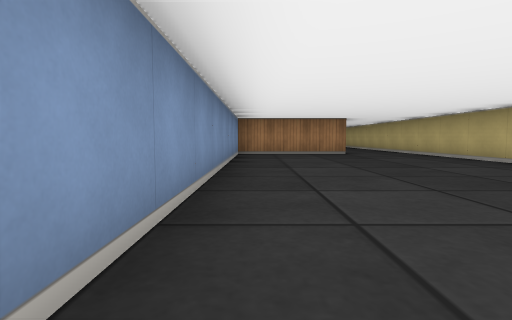
[1] (above)

12 first-person views from a walk through a cub3D ray-caster map. The camera is about half as high as the walls, tilts 4° down and sees 80° across. The floor is counted in squares. Each view is taken from the middle of a square. On the plan, view 1 faces up. The plan holds only what a view shows up to about 9 squares ahead; the rest is blank. The place goes on beyond the plan.

[2]
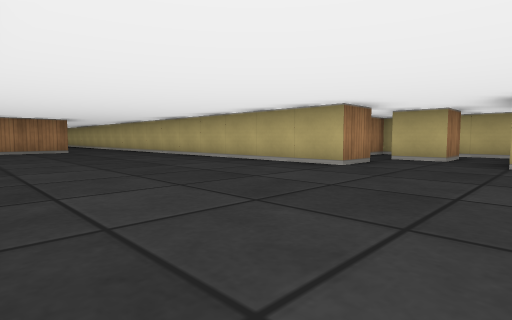

[3]
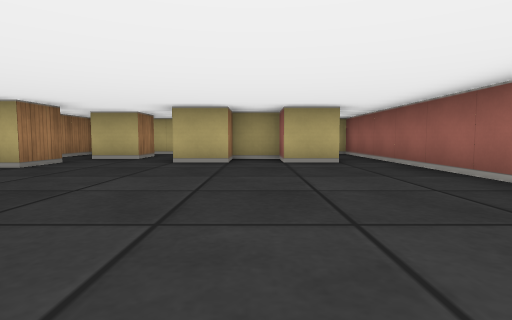

[4]
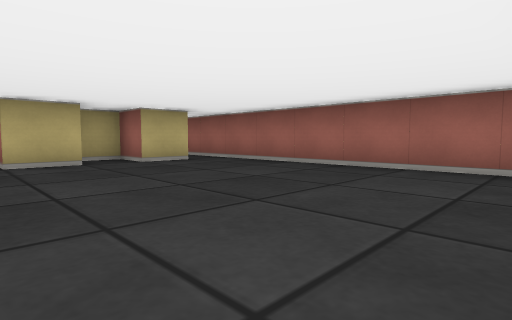

[5]
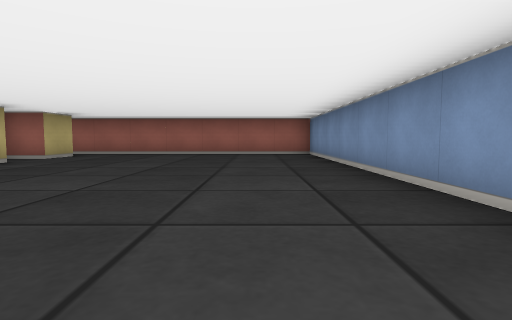

[6]
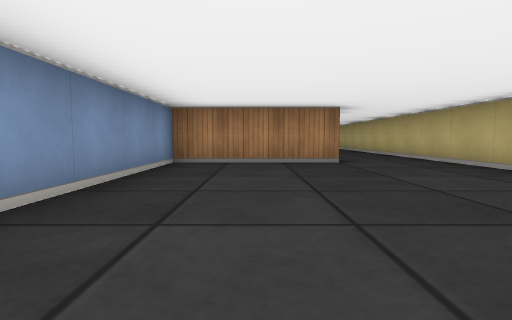

[7]
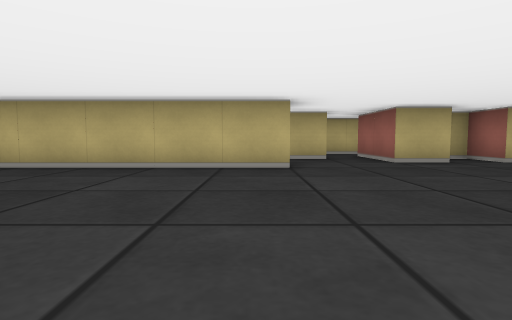

[8]
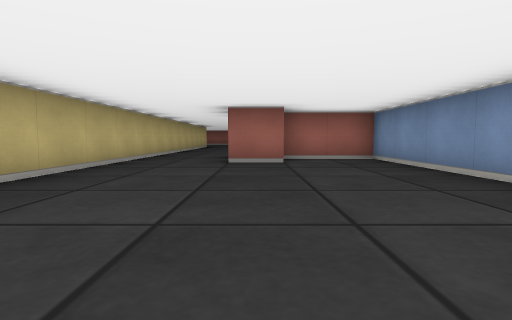

[9]
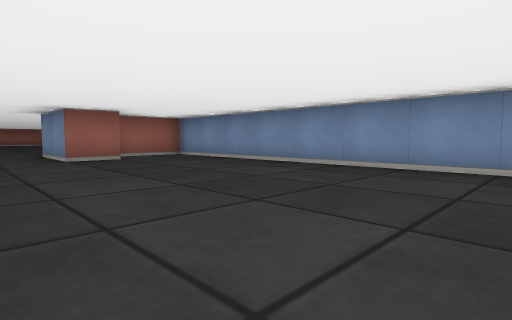

[10]
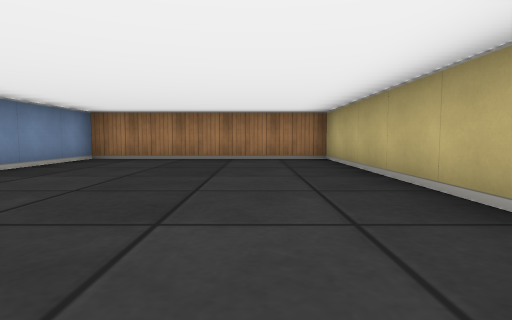

[11]
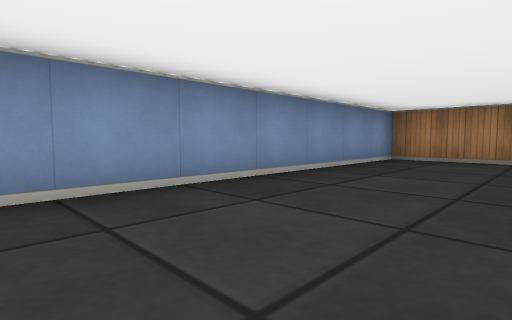

[12]
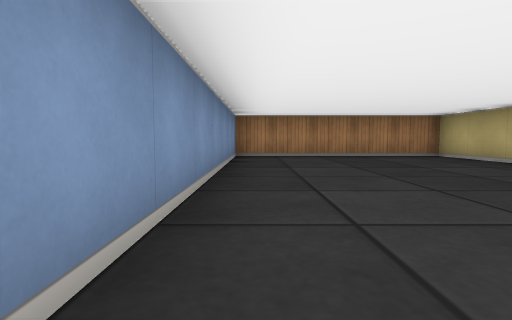

### Floor plan
Ten units are one square. View 1 is at (0, 0); x grows to the right and y downward. Boxes are objects, and circles mark ways between rooms. Rooms are numbered by the first view taken in them; rooms with no view inside come last. Other rooms are left out.
<svg viewBox="-10 -180 100 240">
<path fill="none" stroke="#000" d="M55 -5 45 -5 45 -85M76 5 65 5 65 -5M55 46 55 35 65 35 65 25 55 25 55 15 75 15M85 19 85 -15 70 -15M25 -85 -5 -85 -5 55 85 55M14 -105 25 -105 25 -85M45 -85 45 -175 -5 -175 -5 -95 15 -95"/>
<circle cx="35" cy="-95" r="3" fill="#2a7"/>
<text x="30" y="-10">1</text>
<text x="20" y="-130">2</text>
</svg>
Room 1 opens to room 2.

Where each view was taken, in squares from view 1:
view 1: 0 up, 0 right, facing up
view 2: 2 down, 0 right, facing up-right
view 3: 3 down, 0 right, facing right
view 4: 1 down, 0 right, facing down-right
view 5: 3 up, 1 right, facing down
view 6: 3 up, 1 right, facing up
view 7: 1 up, 0 right, facing right
view 8: 16 up, 2 right, facing down
view 9: 17 up, 4 right, facing down-left
view 10: 11 up, 3 right, facing up
view 11: 11 up, 2 right, facing up-left
view 12: 10 up, 0 right, facing up
